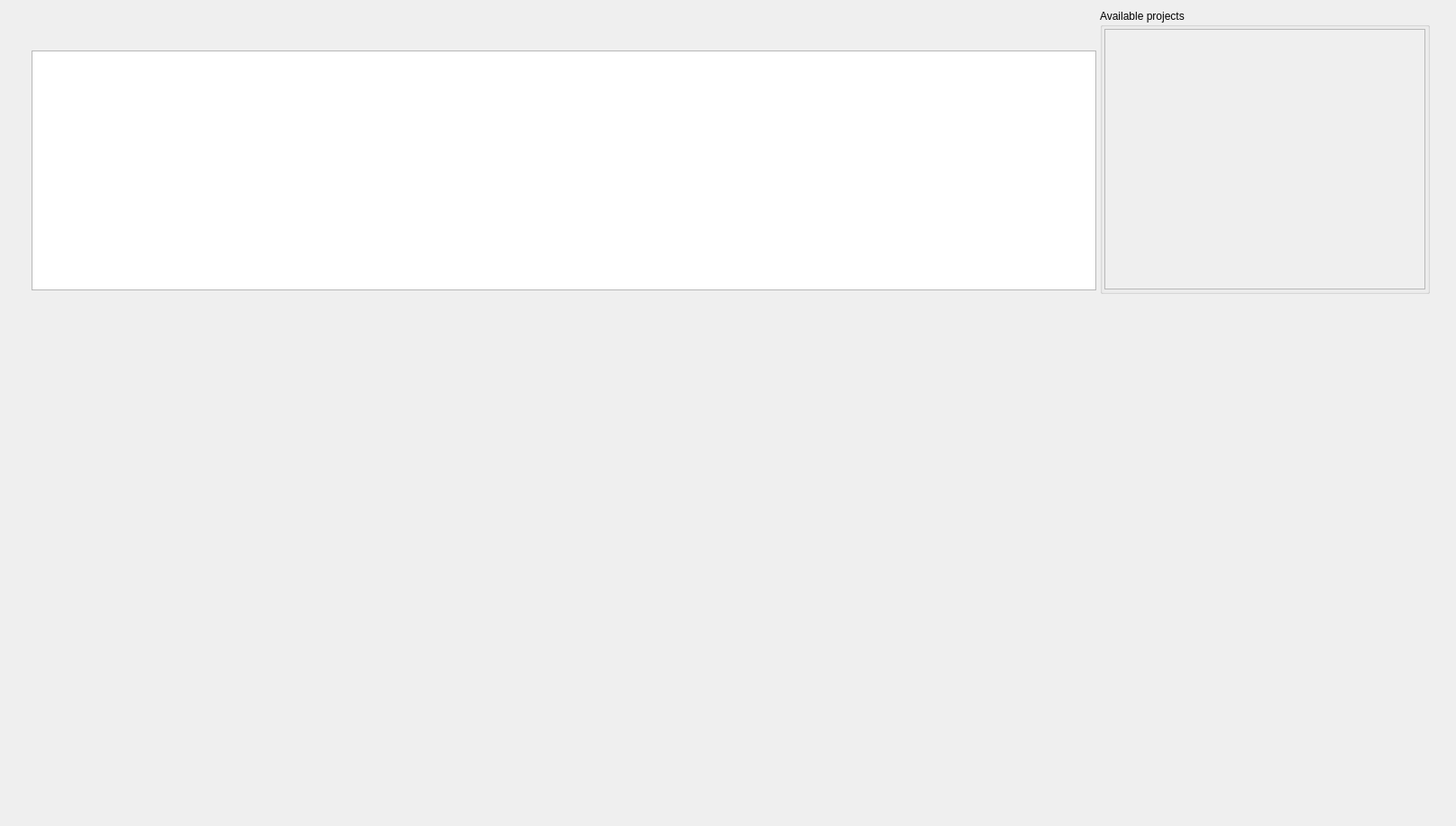
<?xml version="1.0" encoding="UTF-8"?>
<ui version="4.0">
 <class>uiDockingResults</class>
 <widget class="QWidget" name="uiDockingResults">
  <property name="geometry">
   <rect>
    <x>0</x>
    <y>0</y>
    <width>1615</width>
    <height>916</height>
   </rect>
  </property>
  <property name="windowTitle">
   <string>Docking Results</string>
  </property>
  <widget class="QWidget" name="layoutWidget">
   <property name="geometry">
    <rect>
     <x>35</x>
     <y>325</y>
     <width>1551</width>
     <height>576</height>
    </rect>
   </property>
   <layout class="QVBoxLayout" name="verticalLayout_4" stretch="80,500">
    <property name="spacing">
     <number>0</number>
    </property>
    <item>
     <layout class="QVBoxLayout" name="uiToolbarLayout"/>
    </item>
    <item>
     <layout class="QVBoxLayout" name="uiPlotLayout"/>
    </item>
   </layout>
  </widget>
  <widget class="QTableView" name="uiResultsTableView">
   <property name="geometry">
    <rect>
     <x>35</x>
     <y>56</y>
     <width>1181</width>
     <height>266</height>
    </rect>
   </property>
   <property name="alternatingRowColors">
    <bool>true</bool>
   </property>
  </widget>
  <widget class="QGroupBox" name="groupBox">
   <property name="geometry">
    <rect>
     <x>1220</x>
     <y>10</y>
     <width>366</width>
     <height>316</height>
    </rect>
   </property>
   <property name="title">
    <string>Available projects</string>
   </property>
   <layout class="QVBoxLayout" name="verticalLayout">
    <property name="leftMargin">
     <number>2</number>
    </property>
    <property name="topMargin">
     <number>2</number>
    </property>
    <property name="rightMargin">
     <number>2</number>
    </property>
    <property name="bottomMargin">
     <number>2</number>
    </property>
    <item>
     <widget class="QScrollArea" name="uiProjectsArea">
      <property name="widgetResizable">
       <bool>true</bool>
      </property>
      <widget class="QWidget" name="scrollAreaWidgetContents">
       <property name="geometry">
        <rect>
         <x>0</x>
         <y>0</y>
         <width>354</width>
         <height>284</height>
        </rect>
       </property>
       <widget class="QWidget" name="verticalLayoutWidget">
        <property name="geometry">
         <rect>
          <x>0</x>
          <y>0</y>
          <width>351</width>
          <height>281</height>
         </rect>
        </property>
        <layout class="QVBoxLayout" name="uiProjectsLayout">
         <property name="sizeConstraint">
          <enum>QLayout::SetNoConstraint</enum>
         </property>
        </layout>
       </widget>
      </widget>
     </widget>
    </item>
   </layout>
  </widget>
 </widget>
 <resources/>
 <connections>
  <connection>
   <sender>uiResultsTableView</sender>
   <signal>clicked(QModelIndex)</signal>
   <receiver>uiDockingResults</receiver>
   <slot>select_jobs()</slot>
   <hints>
    <hint type="sourcelabel">
     <x>270</x>
     <y>66</y>
    </hint>
    <hint type="destinationlabel">
     <x>284</x>
     <y>0</y>
    </hint>
   </hints>
  </connection>
 </connections>
 <slots>
  <slot>select_jobs()</slot>
  <slot>export_to_excel()</slot>
  <slot>import_from_excel()</slot>
  <slot>set_model()</slot>
  <slot>plot()</slot>
  <slot>create_df()</slot>
  <slot>compare_project()</slot>
  <slot>compare_receptor()</slot>
 </slots>
</ui>
